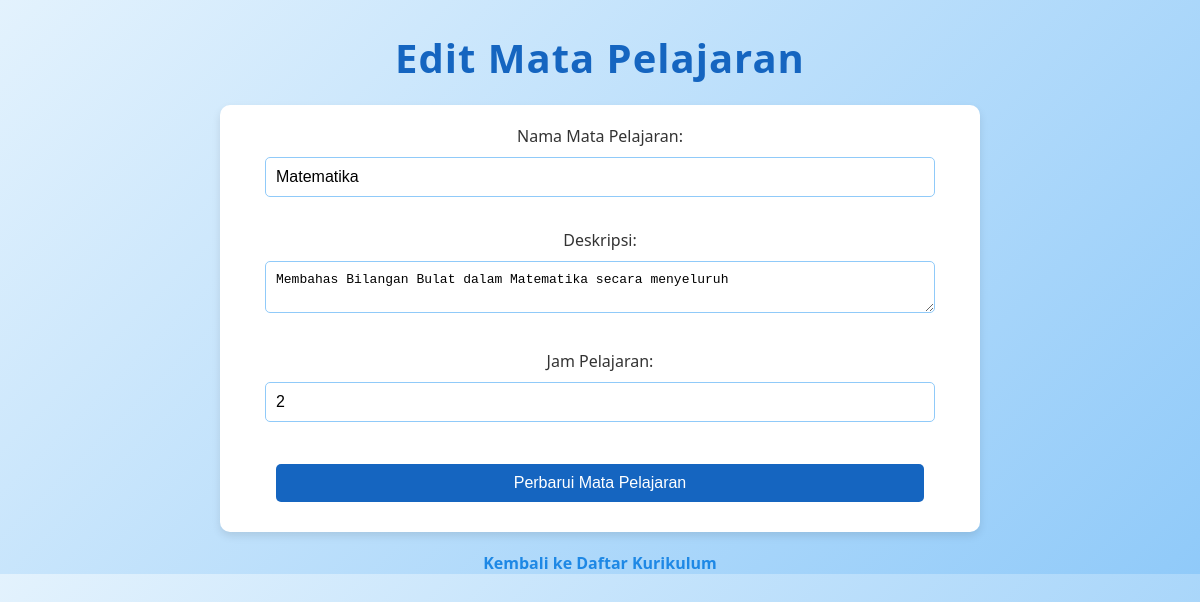
The page /edit.php?id=3 on the database its author committed.
### tables this page shows
CREATE TABLE subjects (
        id INTEGER PRIMARY KEY AUTOINCREMENT,
        subject_name TEXT,
        description TEXT,
        hours INTEGER
    );

### edit.php (the view, shortened to what this page needs)
<?php require 'db.php';
$id = $_GET['id'];
$stmt = $db->prepare("SELECT * FROM subjects WHERE id = ?");
$stmt->execute([$id]);
$row = $stmt->fetch(PDO::FETCH_ASSOC);
?>
<!DOCTYPE html>
<html lang="en">
<head>
    <link rel="stylesheet" href="style.css">
</head>
<body>
    <h1>Edit Mata Pelajaran</h1>
    <form action="edit.php?id=<?php echo $row['id']; ?>" method="POST">
        <label for="subject_name">Nama Mata Pelajaran:</label> <br>
        <input type="text" name="subject_name" value="<?php echo htmlspecialchars($row['subject_name']); ?>" required><br><br>
        <label for="description">Deskripsi:</label><br>
        <textarea name="description" required><?php echo htmlspecialchars($row['description']); ?></textarea><br><br>
        <label for="hours">Jam Pelajaran:</label><br>
        <input type="number" name="hours" value="<?php echo htmlspecialchars($row['hours']); ?>" required><br><br>
        <button type="submit">Perbarui Mata Pelajaran</button>
    </form>
    <a href="index.php">Kembali ke Daftar Kurikulum</a>
</body>
</html>

### style.css (style rules this page uses)
body { font-family: 'Segoe UI', Tahoma, Geneva, Verdana, sans-serif; background: linear-gradient(135deg, #e3f2fd, #90caf9); margin: 0; padding: 0; text-align: center; color: #333; }
h1 { font-size: 2.5em; color: #1565c0; margin-top: 30px; margin-bottom: 20px; letter-spacing: 1px; }
form { background-color: #fff; border-radius: 10px; padding: 20px; width: 60%; margin: 20px auto; box-shadow: 0 4px 8px rgba(0, 0, 0, 0.1); }
input, textarea, button { width: 90%; padding: 10px; margin: 10px 0; border-radius: 5px; border: 1px solid #90caf9; font-size: 1em; }
button { background-color: #1565c0; color: #fff; border: none; cursor: pointer; transition: background-color 0.3s; }
a { color: #1e88e5; text-decoration: none; font-weight: bold; transition: color 0.3s; }

### rows shown on the page
subjects: subject_name "Matematika", description "Membahas Bilangan Bulat dalam Matematika secara menyeluruh", hours "2"
